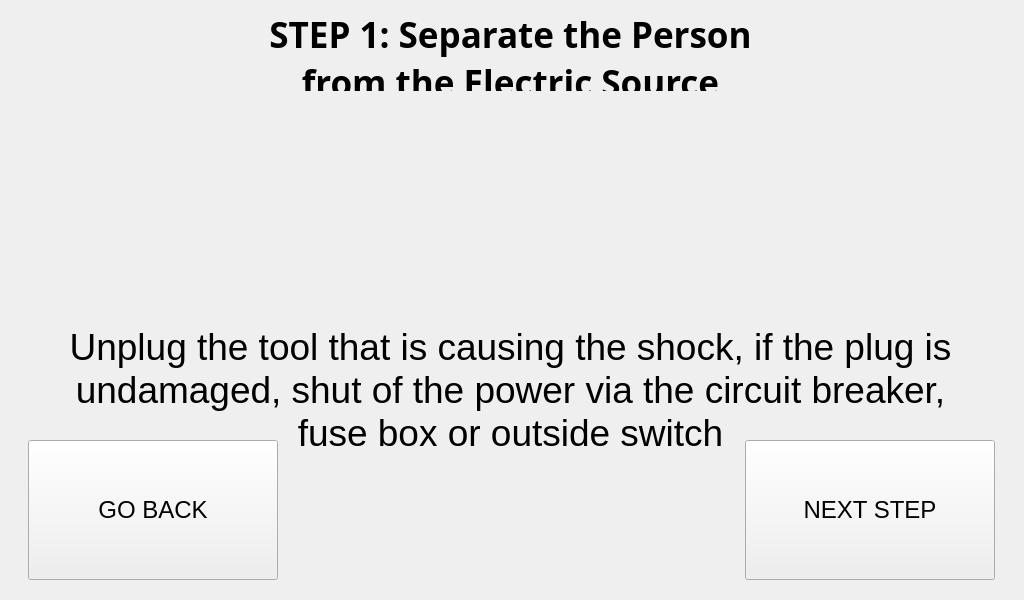
<?xml version="1.0" encoding="UTF-8"?>
<ui version="4.0">
 <class>step_1_window</class>
 <widget class="QMainWindow" name="step_1_window">
  <property name="geometry">
   <rect>
    <x>0</x>
    <y>0</y>
    <width>1024</width>
    <height>600</height>
   </rect>
  </property>
  <property name="minimumSize">
   <size>
    <width>1024</width>
    <height>600</height>
   </size>
  </property>
  <property name="maximumSize">
   <size>
    <width>1024</width>
    <height>600</height>
   </size>
  </property>
  <property name="windowTitle">
   <string>Step 1 Procedure</string>
  </property>
  <widget class="QWidget" name="centralwidget">
   <widget class="QLabel" name="title_step">
    <property name="geometry">
     <rect>
      <x>5</x>
      <y>10</y>
      <width>1011</width>
      <height>81</height>
     </rect>
    </property>
    <property name="font">
     <font>
      <family>Unispace</family>
      <pointsize>18</pointsize>
      <weight>75</weight>
      <bold>true</bold>
     </font>
    </property>
    <property name="text">
     <string>&lt;html&gt;&lt;head/&gt;&lt;body&gt;&lt;p align=&quot;center&quot;&gt;&lt;span style=&quot; font-size:26pt;&quot;&gt;STEP 1: Separate the Person &lt;br/&gt;from the Electric Source&lt;/span&gt;&lt;/p&gt;&lt;/body&gt;&lt;/html&gt;</string>
    </property>
    <property name="alignment">
     <set>Qt::AlignCenter</set>
    </property>
   </widget>
   <widget class="QLabel" name="text_steps">
    <property name="geometry">
     <rect>
      <x>20</x>
      <y>320</y>
      <width>981</width>
      <height>141</height>
     </rect>
    </property>
    <property name="font">
     <font>
      <pointsize>14</pointsize>
     </font>
    </property>
    <property name="text">
     <string>&lt;html&gt;&lt;head/&gt;&lt;body&gt;&lt;p align=&quot;center&quot;&gt;&lt;span style=&quot; font-size:28pt;&quot;&gt;Unplug the tool that is causing the shock, if the plug is &lt;br/&gt;undamaged, shut of the power via the circuit breaker, &lt;br/&gt;fuse box or outside switch&lt;/span&gt;&lt;/p&gt;&lt;/body&gt;&lt;/html&gt;</string>
    </property>
   </widget>
   <widget class="QLabel" name="gif_player_label">
    <property name="geometry">
     <rect>
      <x>330</x>
      <y>90</y>
      <width>360</width>
      <height>240</height>
     </rect>
    </property>
    <property name="minimumSize">
     <size>
      <width>360</width>
      <height>240</height>
     </size>
    </property>
    <property name="maximumSize">
     <size>
      <width>360</width>
      <height>240</height>
     </size>
    </property>
    <property name="font">
     <font>
      <family>Unispace</family>
      <pointsize>16</pointsize>
      <weight>75</weight>
      <bold>true</bold>
     </font>
    </property>
    <property name="lineWidth">
     <number>1</number>
    </property>
    <property name="text">
     <string/>
    </property>
    <property name="alignment">
     <set>Qt::AlignCenter</set>
    </property>
   </widget>
   <widget class="QPushButton" name="next_step_button">
    <property name="geometry">
     <rect>
      <x>745</x>
      <y>440</y>
      <width>250</width>
      <height>140</height>
     </rect>
    </property>
    <property name="minimumSize">
     <size>
      <width>250</width>
      <height>140</height>
     </size>
    </property>
    <property name="maximumSize">
     <size>
      <width>250</width>
      <height>140</height>
     </size>
    </property>
    <property name="font">
     <font>
      <pointsize>18</pointsize>
     </font>
    </property>
    <property name="cursor">
     <cursorShape>PointingHandCursor</cursorShape>
    </property>
    <property name="text">
     <string>NEXT STEP</string>
    </property>
   </widget>
   <widget class="QPushButton" name="go_back_button">
    <property name="geometry">
     <rect>
      <x>28</x>
      <y>440</y>
      <width>250</width>
      <height>140</height>
     </rect>
    </property>
    <property name="minimumSize">
     <size>
      <width>250</width>
      <height>140</height>
     </size>
    </property>
    <property name="maximumSize">
     <size>
      <width>250</width>
      <height>140</height>
     </size>
    </property>
    <property name="font">
     <font>
      <pointsize>18</pointsize>
     </font>
    </property>
    <property name="text">
     <string>GO BACK</string>
    </property>
   </widget>
  </widget>
 </widget>
 <resources/>
 <connections/>
</ui>
